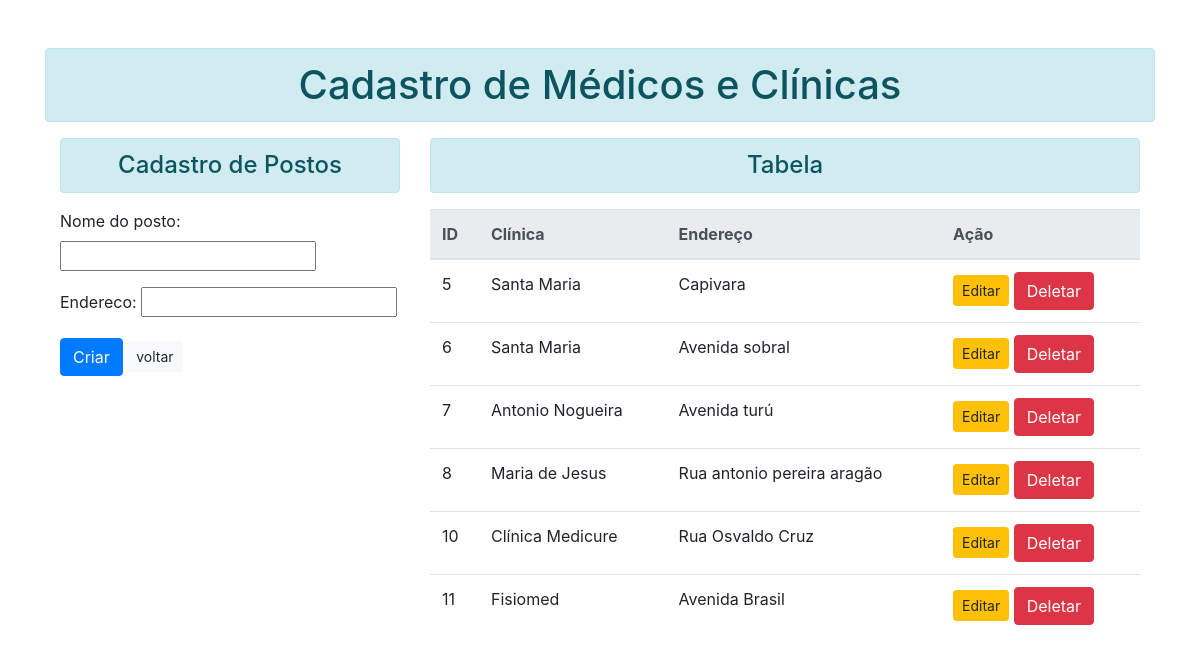
The app's page /cadastro-de-clinica with its own data.
### myapp/models.py (models this page shows)
class PostodeTrabalho(models.Model):
    nome_do_posto = models.CharField(max_length=55, blank=False, null=False)
    endereco = models.CharField(max_length=55, blank=False, null=False)

### myapp/views.py (the view)
# urls.py: path('cadastro-de-clinica', views.cadastro_de_clinica, name='cadastro-de-clinica'),
def cadastro_de_clinica(request):
    listar = PostodeTrabalho.objects.all()
    if request.method == 'POST':
        form = LocalPostoForms(request.POST)
        if form.is_valid():
            form.save()
    else:
        form = LocalPostoForms()
    return render(request, 'html/cadastro_postos.html', {'form': form, 'listar': listar})

### myapp/forms.py
class LocalPostoForms(forms.ModelForm):
    class Meta:
        model = PostodeTrabalho
        fields = ['nome_do_posto', 'endereco']

### myapp/templates/html/cadastro_postos.html (shortened to what this page needs)
{% extends "base.html" %}
{% block content %}
    <div class="container">
        <div class="row">
            <div class="col">
                <h4 class="text-center alert alert-info">Cadastro de Postos</h4>
                <form method="post">{% csrf_token %}
                    <div class="form-group">
                    {{form.as_p}}
                    </div>
                    <button type="submit" class="btn btn-primary">Criar</button>
                    <a href="{% url 'home'%}"class="btn btn-light btn-sm">voltar</a>
                </form>
            </div>
    <div class="col-sm-8">
    <h4 class="text-center alert alert-info">Tabela</h4>
    {% if listar %}
    <div>
    <table class="table table-hover">
        <thead class="thead-light">
            <tr>
                <th scope='col'>ID</th>
                <th scope="col">Clínica</th>
                <th scope="col">Endereço</th>
                <th scope="col">Ação</th>
            </tr>
            </thead>
            <tbody>
                {% for item in listar %}
                    <tr>
                    <td>{{item.id}}</td>
                    <td>{{item.nome_do_posto}}</td>
                    <td>{{item.endereco}}</td>
                    <td>
                        <a href="{% url 'editar-clinica' item.id%}"class="btn btn-warning btn-sm">Editar</a>
                        <form action="{% url 'deletar-clinica' item.id %}" method="post" class="d-inline">{% csrf_token %}
                            <input type="submit" class="btn btn-danger" value="Deletar">
                        </form>
                    </td>
                    </tr>
                {% endfor %}
            </tbody>
        </table>
      </div>
      {% endif %}
    </div>
    </div>
        </div>
    </div>
{% endblock content %}

### records on screen
PostodeTrabalho: id "5", nome_do_posto "Santa Maria", endereco "Capivara"
PostodeTrabalho: id "6", nome_do_posto "Santa Maria", endereco "Avenida sobral"
PostodeTrabalho: id "7", nome_do_posto "Antonio Nogueira", endereco "Avenida turú"
PostodeTrabalho: id "8", nome_do_posto "Maria de Jesus", endereco "Rua antonio pereira aragão"
PostodeTrabalho: id "10", nome_do_posto "Clínica Medicure", endereco "Rua Osvaldo Cruz"
PostodeTrabalho: id "11", nome_do_posto "Fisiomed", endereco "Avenida Brasil"
